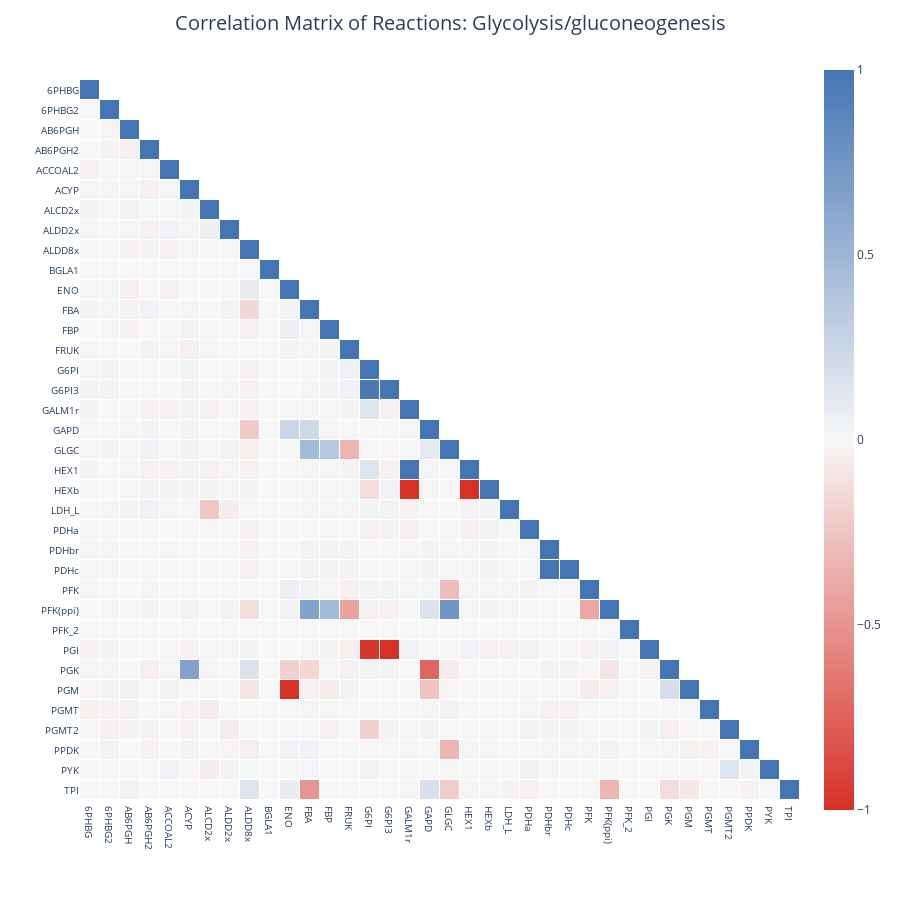
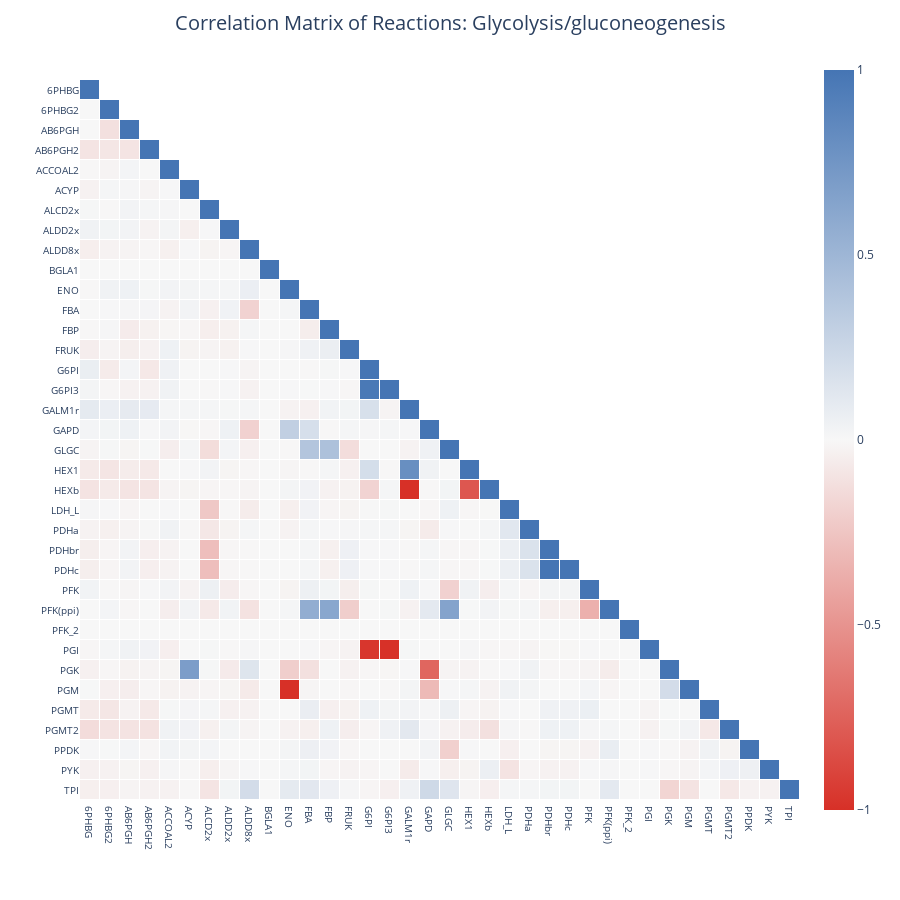

Source (notebook cell) for these figures, in order:
### Code cell
# cor_matrix, cor_dict = correlated_reactions(no_lac_ox_opt50_clip, rxns_per_subsystem["Lysine metabolism"], subsystem="Lysine metabolism")
subsys = 'Glycolysis/gluconeogenesis'
cor_matrix, cor_dict = correlated_reactions(no_lac_ox_opt_clip, rxns_per_subsystem[subsys], subsystem=subsys)
cor_matrix, cor_dict = correlated_reactions(no_lac_ox_opt50_clip, rxns_per_subsystem[subsys], subsystem=subsys)

### Figure 1 — Plotly figure (JSON) as saved in the notebook; plotly's stock layout.template omitted (floating-point values rounded to 4 significant figures; data arrays with more than 128 entries replaced by an {"elided": "..."} marker saying what was removed)
{"data": [{"coloraxis": "coloraxis", "hoverongaps": false, "hovertemplate": "x: %{x}<br>y: %{y}<br>color: %{z}<extra></extra>", "name": "0", "type": "heatmap", "x": ["6PHBG", "6PHBG2", "AB6PGH", "AB6PGH2", "ACCOAL2", "ACYP", "ALCD2x", "ALDD2x", "ALDD8x", "BGLA1", "ENO", "FBA", "FBP", "FRUK", "G6PI", "G6PI3", "GALM1r", "GAPD", "GLGC", "HEX1", "HEXb", "LDH_L", "PDHa", "PDHbr", "PDHc", "PFK", "PFK(ppi)", "PFK_2", "PGI", "PGK", "PGM", "PGMT", "PGMT2", "PPDK", "PYK", "TPI"], "xaxis": "x", "xgap": 1, "y": ["6PHBG", "6PHBG2", "AB6PGH", "AB6PGH2", "ACCOAL2", "ACYP", "ALCD2x", "ALDD2x", "ALDD8x", "BGLA1", "ENO", "FBA", "FBP", "FRUK", "G6PI", "G6PI3", "GALM1r", "GAPD", "GLGC", "HEX1", "HEXb", "LDH_L", "PDHa", "PDHbr", "PDHc", "PFK", "PFK(ppi)", "PFK_2", "PGI", "PGK", "PGM", "PGMT", "PGMT2", "PPDK", "PYK", "TPI"], "yaxis": "y", "ygap": 1, "z": {"elided": "36x36 float values"}}], "layout": {"coloraxis": {"cmax": 1, "cmin": -1, "colorscale": [[0, "#d73027"], [0.5, "#f7f7f7"], [1, "#4575b4"]]}, "height": 900, "margin": {"t": 60}, "plot_bgcolor": "rgba(0,0,0,0)", "title": {"font": {"size": 20}, "text": "Correlation Matrix of Reactions: Glycolysis/gluconeogenesis", "x": 0.5}, "width": 900, "xaxis": {"anchor": "y", "constrain": "domain", "domain": [0, 1], "scaleanchor": "y", "tickfont": {"size": 10}}, "yaxis": {"anchor": "x", "autorange": "reversed", "constrain": "domain", "domain": [0, 1], "tickfont": {"size": 10}}}}

### Figure 2 — Plotly figure (JSON) as saved in the notebook; plotly's stock layout.template omitted (floating-point values rounded to 4 significant figures; data arrays with more than 128 entries replaced by an {"elided": "..."} marker saying what was removed)
{"data": [{"coloraxis": "coloraxis", "hoverongaps": false, "hovertemplate": "x: %{x}<br>y: %{y}<br>color: %{z}<extra></extra>", "name": "0", "type": "heatmap", "x": ["6PHBG", "6PHBG2", "AB6PGH", "AB6PGH2", "ACCOAL2", "ACYP", "ALCD2x", "ALDD2x", "ALDD8x", "BGLA1", "ENO", "FBA", "FBP", "FRUK", "G6PI", "G6PI3", "GALM1r", "GAPD", "GLGC", "HEX1", "HEXb", "LDH_L", "PDHa", "PDHbr", "PDHc", "PFK", "PFK(ppi)", "PFK_2", "PGI", "PGK", "PGM", "PGMT", "PGMT2", "PPDK", "PYK", "TPI"], "xaxis": "x", "xgap": 1, "y": ["6PHBG", "6PHBG2", "AB6PGH", "AB6PGH2", "ACCOAL2", "ACYP", "ALCD2x", "ALDD2x", "ALDD8x", "BGLA1", "ENO", "FBA", "FBP", "FRUK", "G6PI", "G6PI3", "GALM1r", "GAPD", "GLGC", "HEX1", "HEXb", "LDH_L", "PDHa", "PDHbr", "PDHc", "PFK", "PFK(ppi)", "PFK_2", "PGI", "PGK", "PGM", "PGMT", "PGMT2", "PPDK", "PYK", "TPI"], "yaxis": "y", "ygap": 1, "z": {"elided": "36x36 float values"}}], "layout": {"coloraxis": {"cmax": 1, "cmin": -1, "colorscale": [[0, "#d73027"], [0.5, "#f7f7f7"], [1, "#4575b4"]]}, "height": 900, "margin": {"t": 60}, "plot_bgcolor": "rgba(0,0,0,0)", "title": {"font": {"size": 20}, "text": "Correlation Matrix of Reactions: Glycolysis/gluconeogenesis", "x": 0.5}, "width": 900, "xaxis": {"anchor": "y", "constrain": "domain", "domain": [0, 1], "scaleanchor": "y", "tickfont": {"size": 10}}, "yaxis": {"anchor": "x", "autorange": "reversed", "constrain": "domain", "domain": [0, 1], "tickfont": {"size": 10}}}}
